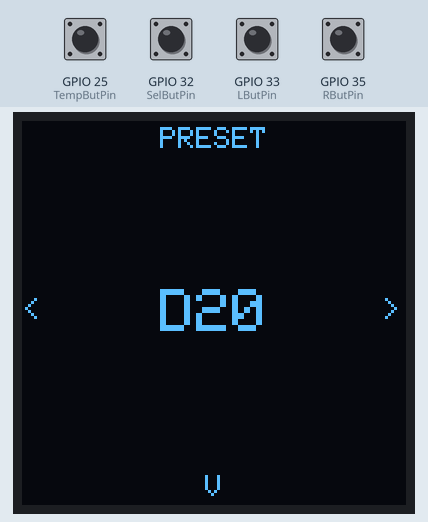
This program was run on a simulated ESP32. Shown: 128×128 one-colour display. The test bench sets the inputs (shaded band); at power-on: GPIO 25 (TempButPin), GPIO 32 (SelButPin), GPIO 33 (LButPin), GPIO 35 (RButPin) LOW. Random numbers use the default seed unless the program sets one; what the program prints to the serial monitor is not drawn.

Above: at 1.2 s.
1.3 s: GPIO 32 (SelButPin) pulled HIGH for 1 s
At 3.4 s:
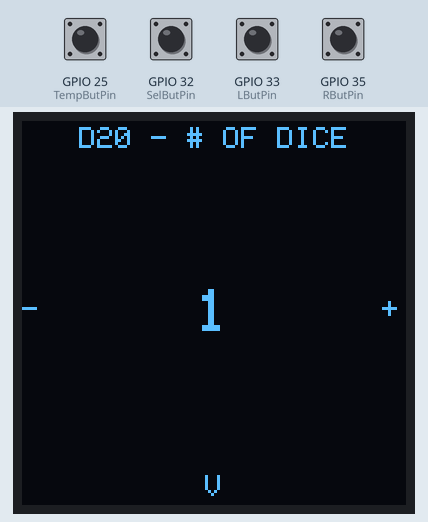
3.8 s: GPIO 35 (RButPin) pulled HIGH for 0.15 s
At 4.1 s:
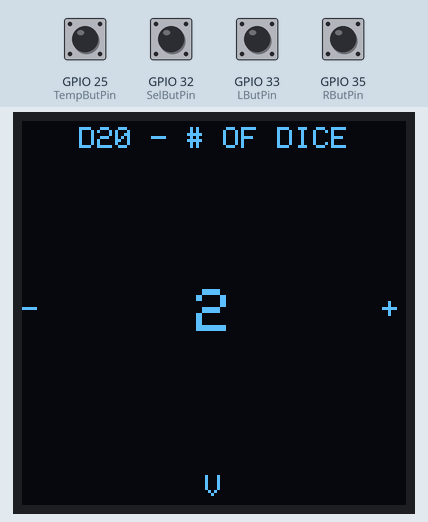
5.4 s: GPIO 32 (SelButPin) pulled HIGH for 0.15 s
At 6.6 s:
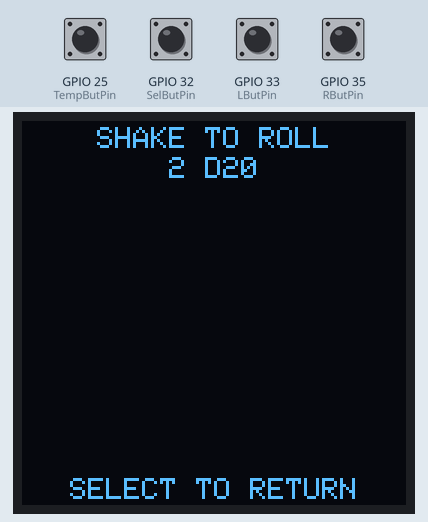
7.0 s: GPIO 25 (TempButPin) pulled HIGH for 0.15 s
At 7.32 s:
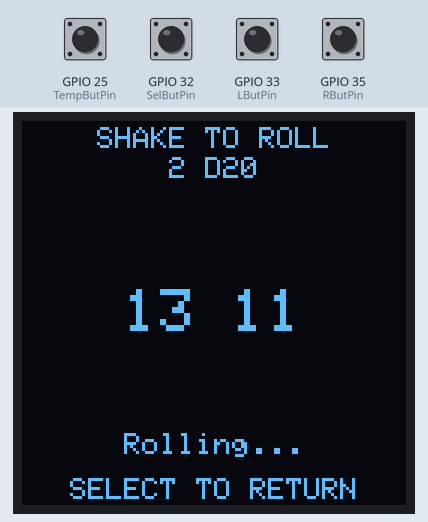
7.7 s: GPIO 32 (SelButPin) driven HIGH and GPIO 35 (RButPin) driven HIGH
At 10.26 s:
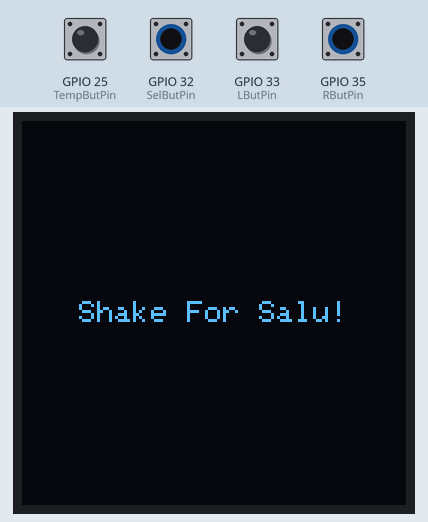
10.7 s: GPIO 33 (LButPin) pulled HIGH for 0.15 s
At 10.83 s:
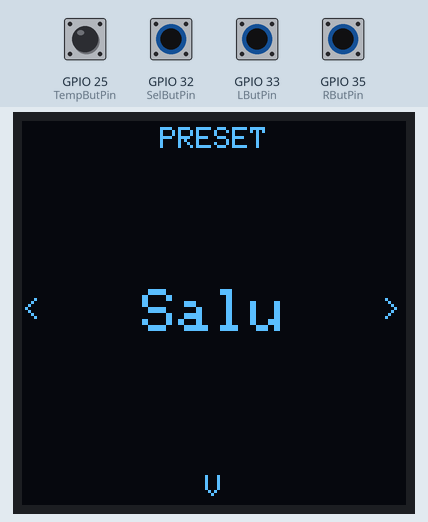
Timing chart, 0 to 12.4 s (numbered marks = the images above; inputs shaded):
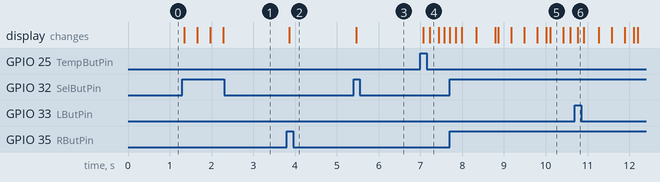

The program:

main.cpp
```cpp
#include <Arduino.h>

#include <Adafruit_GFX.h>
#include <Wire.h>
#include <Adafruit_SH110X.h>

#include "images.h"
#include "display/display.h"

#define LEFT_BTN_PIN D10
#define RIGHT_BTN_PIN D9
#define SELECT_BTN_PIN D11

#define SMALL_CHARS_PER_LINE 18
#define LARGE_CHARS_PER_LINE 8
#define MAX_NUMBER_LINES 4

Adafruit_SH1107 display(SCREEN_WIDTH, SCREEN_HEIGHT, &Wire, -1);

enum Context {
  MAIN_SCREEN,
  DICE_SELECT,
  ROLL_NUMBER,
};

enum Presets {
  D4,
  D6,
  D8,
  D10,
  D12,
  D20,
  D100,
  SALU,
  NumberOfPresets,
};

char *PRESET_NAMES[] = {
  "D4", "D6", "D8", "D10", "D12", "D20", "D100", "Salu"
};

int CURRENT_SALU = -1;

// STATE VARIABLES

int CURRENT_HIGHLIGHTED_PRESET = D20;
int CURRENT_CONTEXT = MAIN_SCREEN;

int CURRENT_DICE_SIDES = 1;
int CURRENT_DICE_AMOUNT = 1;

bool CURRENTLY_ROLLING = false;

int RANDOM_NUMBERS[100];

const int RButPin = 35;
const int LButPin = 33;
const int SelButPin = 32;
const int TempButPin = 25;

const int DEBOUNCE_TIME = 250;

int lastRoll = millis();
int lastL = millis();
int lastR = millis();
int lastS = millis();
int lastT = millis();

void displayCurrentContext();
void handleLeftButtonPress();
void handleRightButtonPress();
void handleSelectPress();
void displayMainScreen();
void displaySaluScreen();
void displayDiceSelect(int preset);
void displayRollScreen();
void displayDigits();
void selectNextPreset();
void selectLastPreset();
void printNumberBuffer();
void displayCurrentRollAnimation();
void handleShaken();

void simpleRoll(int numberOfSides);
void simpleRollAnimation(int numberOfSides);

void createStatString(char* strBuffer);
bool currentNumbersFitLarge();
int numberOfDigits(int number);
float delayBlend(float x);

void setup() {
  // put your setup code here, to run once:
  Serial.begin(115200);

  if(!display.begin(0x3C, true)) { // Address 0x3D for 128x64
    Serial.println(F("SSD1306 allocation failed"));
    for(;;);
  }

  Serial.println("Screen initialized.");

  RANDOM_NUMBERS[0] = -1;

  display.clearDisplay();

  display.setTextColor(SH110X_WHITE);
  displayCurrentContext();
  pinMode(RButPin, INPUT);
  pinMode(LButPin, INPUT);
  pinMode(SelButPin, INPUT);
  pinMode(TempButPin, INPUT);
}

void displayCurrentContext() {
  Serial.print("CURRENT CONTEXT: ");
  Serial.println(CURRENT_CONTEXT);
  switch (CURRENT_CONTEXT) {
    case MAIN_SCREEN:
      displayMainScreen();
      break;
    case DICE_SELECT:
      displayDiceSelect(CURRENT_HIGHLIGHTED_PRESET);
      break;
    case ROLL_NUMBER:
      displayRollScreen();
      break;
    case SALU:
      displaySaluScreen();
      break;
  }
  /*
  Serial.print("Displaying context ");
  Serial.println(CURRENT_CONTEXT);
  */
}

void handleLeftButtonPress() {
  switch (CURRENT_CONTEXT) {
    case MAIN_SCREEN:
      selectLastPreset();
      displayCurrentContext();
      break;
    case DICE_SELECT:
      if (CURRENT_DICE_AMOUNT > 1) {
        CURRENT_DICE_AMOUNT -= 1;
        displayCurrentContext();
      }
      break;
  }
}

void handleRightButtonPress() {
  switch (CURRENT_CONTEXT) {
    case MAIN_SCREEN:
      selectNextPreset();
      displayCurrentContext();
      break;
    case DICE_SELECT:
      if (CURRENT_DICE_AMOUNT < 10) {
        CURRENT_DICE_AMOUNT += 1;
        displayCurrentContext();
      }
  }
}

void handleSelectPress() {
  switch (CURRENT_CONTEXT) {
    case MAIN_SCREEN:
      Serial.println(CURRENT_HIGHLIGHTED_PRESET);
      if (CURRENT_HIGHLIGHTED_PRESET == D6 || CURRENT_HIGHLIGHTED_PRESET == D10 ||
        CURRENT_HIGHLIGHTED_PRESET == D20 || CURRENT_HIGHLIGHTED_PRESET == D100 ||
        CURRENT_HIGHLIGHTED_PRESET == D8 || CURRENT_HIGHLIGHTED_PRESET == D12) {
        CURRENT_CONTEXT = DICE_SELECT;
        CURRENT_DICE_AMOUNT = 1;
        displayCurrentContext();
      } else if (CURRENT_HIGHLIGHTED_PRESET == SALU) {
        CURRENT_CONTEXT = SALU;
        displayCurrentContext();
      }
      break;
    case DICE_SELECT:
      CURRENT_CONTEXT = ROLL_NUMBER;
      displayCurrentContext();
      break;
    case SALU:
      CURRENT_CONTEXT = MAIN_SCREEN;
      CURRENT_SALU = -1;
      displayCurrentContext();
      break;
    case ROLL_NUMBER:
      int ticker = 0;
      while (RANDOM_NUMBERS[ticker] != -1){
        RANDOM_NUMBERS[ticker]=-1;
        ticker +=1;
      }
      CURRENT_CONTEXT = MAIN_SCREEN;
      displayCurrentContext();
      break;
  }

}

void displayMainScreen() {
  display.setTextSize(1);
  display.clearDisplay();
  drawArrows(display);
  drawTitle(display, "PRESET");

  display.setTextSize(2);
  displayPrintCenter(display, PRESET_NAMES[CURRENT_HIGHLIGHTED_PRESET], SCREEN_HEIGHT / 2, true);
  display.display();
}

void displaySaluScreen() {
  display.clearDisplay();
  if (CURRENT_SALU == -1) {
    display.setTextSize(1);
    displayPrintCenter(display, "Shake For Salu!", SCREEN_HEIGHT / 2, true);
  } else {
    if (CURRENT_SALU == 0) {
      display.drawBitmap(0, 0, epd_bitmap_salu_small, 128, 128, 1);
    } else if (CURRENT_SALU == 1) {
      display.drawBitmap(0, 0, epd_bitmap_salu_small_2, 128, 128, 1);
    } else if (CURRENT_SALU == 2) {
      display.drawBitmap(0, 0, epd_bitmap_salu3, 128, 128, 1);
    } else if (CURRENT_SALU == 3) {
      display.drawBitmap(0, 0, edp_bitmap_salu4, 128, 128, 1);
    } else if (CURRENT_SALU == 4) {
      display.drawBitmap(0, 0, epd_bitmap_salu5, 128, 128, 1);
    } else if (CURRENT_SALU == 5) {
      display.drawBitmap(0, 0, epd_bitmap_salu6, 128, 128, 1);
    } else if (CURRENT_SALU == 6) {
      display.drawBitmap(0, 0, epd_bitmap_salu7, 128, 128, 1);
    } else if (CURRENT_SALU == 7) {
      display.drawBitmap(0, 0, epd_bitmap_salubook, 128, 128, 1);
    }
  }
  display.display();
}

void displayDiceSelect(int preset) {
  display.setTextSize(1);
  display.clearDisplay();
  drawPlusMinus(display);

  char title[32];
  (String(PRESET_NAMES[CURRENT_HIGHLIGHTED_PRESET]) + " - # OF DICE").toCharArray(title, SCREEN_HEIGHT / 2);
  drawTitle(display, title);

  display.setTextSize(2);

  char digitText[3];
  sprintf(digitText, "%d", CURRENT_DICE_AMOUNT);

  displayPrintCenter(display, digitText, SCREEN_HEIGHT / 2, true);
  display.display();
}

void displayRollScreen() {
  display.setTextSize(1);
  display.clearDisplay();
  //drawUISignifiers('<', '>', ' ');

  drawTitle(display, "SHAKE TO ROLL");

  displayDigits();

  char rollText[32];
  sprintf(rollText, "%d %s", CURRENT_DICE_AMOUNT, PRESET_NAMES[CURRENT_HIGHLIGHTED_PRESET]);

  if (RANDOM_NUMBERS[0] != -1 && RANDOM_NUMBERS[1] != -1 && !CURRENTLY_ROLLING) {
    char statLine[100] = "";

    display.setTextSize(2);
    createStatString(statLine);
    displayPrintCenter(display, statLine, SCREEN_HEIGHT - 20, true);
  }
  if (CURRENTLY_ROLLING) {
    display.setTextSize(1);
    displayPrintCenter(display, "Rolling...", SCREEN_HEIGHT - 20, true);
  }

  display.setTextSize(1);
  displayPrintCenter(display, rollText, 16, true);
  displayPrintCenter(display, "SELECT TO RETURN", SCREEN_HEIGHT - 5, true);

  display.display();
}

void createStatString(char* strBuffer) {
	int min = 10000;
  int max = 0;
  int sum = 0;

  int index = 0;
  while (RANDOM_NUMBERS[index] != -1) {
    sum += RANDOM_NUMBERS[index];
    if (RANDOM_NUMBERS[index] < min) {
      min = RANDOM_NUMBERS[index];
    } else if (RANDOM_NUMBERS[index] > max) {
      max = RANDOM_NUMBERS[index];
    }
    index++;
  }

  sprintf(strBuffer, "Sum: %d", sum, min, max);
}

bool currentNumbersFitLarge() {
  int totalLengthOfDigits = 0;
  int index = 0;
  int maxCharLen = 0;

  while (RANDOM_NUMBERS[index] != -1) {
    totalLengthOfDigits += numberOfDigits(RANDOM_NUMBERS[index]) + 1;
    index++;
  }

  return totalLengthOfDigits <= LARGE_CHARS_PER_LINE*3;
}

void displayDigits() {
  // TODO: Refactor if time, this function is gross

  // Determines what size it needs to display
  int totalLengthOfDigits = 0;
  int numbersToDisplay = 0;
  int index = 0;

  int maxCharLen = 0;
  bool smallDisplay = currentNumbersFitLarge();

  // If total length of digits can fit on 8 chars over 2 lines, text size 2
  // Otherwise, text size 1
  if (smallDisplay) {
    maxCharLen = LARGE_CHARS_PER_LINE;
    display.setTextSize(2);
  } else {
    maxCharLen = SMALL_CHARS_PER_LINE;
    display.setTextSize(1);
  }

  char printLines[4][100] = {"", "", "", ""};
  char curDigit[maxCharLen+3] = "";

  int curLineLength = 0;
  int filledNumbers = 0;
  int curLine = 0;
  int numberIndex = 0;
  while (curLine < MAX_NUMBER_LINES && RANDOM_NUMBERS[numberIndex] != -1) {
    // Determine if the current number can fit in the current line
    int currentNumber = RANDOM_NUMBERS[numberIndex];
    int lengthOfCurrentNumber = numberOfDigits(currentNumber);

    if (curLineLength != 0) {
      lengthOfCurrentNumber++; // account for space
    }

    if (lengthOfCurrentNumber + curLineLength <= maxCharLen) {
      // add
      if (curLineLength != 0) {
        sprintf(curDigit, " %d", currentNumber);
      } else {
        sprintf(curDigit, "%d", currentNumber);
      }

      strcat(printLines[curLine], curDigit);
      curLineLength += lengthOfCurrentNumber;
      numberIndex++;
    } else {
      curLine++;
      curLineLength = 0;
      sprintf(curDigit, "");
    }
  }

  // Calculate height of line and number of lines
  short int x, y;
  unsigned short int textW, textH;
  int totalLines = 0;
  display.getTextBounds(printLines[0], 0, 0, &x, &y, &textW, &textH);

  for (int i = 0; i < 4; i++) {
    if (strlen(printLines[i]) > 0) {
      totalLines++;
    }
  }

  // Print each line
  int totalHeight = totalLines*textH;
  for (int i = 0; i < totalLines; i++) {
    int printY = (SCREEN_HEIGHT / 2) - (totalHeight / 2) + (textH * i);
    displayPrintCenter(display, printLines[i], printY, false);
  }
}

int numberOfDigits(int number) {
  int digits = 1;
  while (number / 10 != 0) {
    digits++;
    number = number / 10;
  }

  return digits;
}

void selectNextPreset() {
  int nextPreset = CURRENT_HIGHLIGHTED_PRESET + 1;

  if (nextPreset >= NumberOfPresets) {
    nextPreset = 0;
  }

  CURRENT_HIGHLIGHTED_PRESET = nextPreset;
}

void selectLastPreset() {
  int prevPreset = CURRENT_HIGHLIGHTED_PRESET - 1;

  if (prevPreset <= -1) {
    prevPreset = NumberOfPresets - 1;
  }

  CURRENT_HIGHLIGHTED_PRESET = prevPreset;
}


void loop() {
  if(digitalRead(LButPin) == HIGH && millis()-lastL>DEBOUNCE_TIME){
    handleLeftButtonPress();
    lastL = millis();
  }

  if(digitalRead(RButPin) == HIGH && millis()-lastR>DEBOUNCE_TIME){
    handleRightButtonPress();
    lastR = millis();
  }

  if(digitalRead(SelButPin) == HIGH && millis()-lastS>DEBOUNCE_TIME){
    handleSelectPress();
    lastS = millis();
  }

  if(digitalRead(TempButPin) == HIGH && millis()-lastT>DEBOUNCE_TIME){
    handleShaken();
    lastT = millis();
  }

  delay(15);
}

void simpleRoll(int numberOfSides) {
  // 1. take the number of sides and number of dice state variables.
  // 2. Roll the numbers according to that and fill out the array
  int rollTicker = CURRENT_DICE_AMOUNT;
  while (rollTicker > 0) {
    RANDOM_NUMBERS[rollTicker-1] = random(1, numberOfSides+1);

    rollTicker -= 1 ;
  }
  RANDOM_NUMBERS[CURRENT_DICE_AMOUNT] = -1;
}

void printNumberBuffer() {
  int index = 0;

  while (RANDOM_NUMBERS[index] != -1) {
    Serial.print(" ");
    Serial.print(RANDOM_NUMBERS[index]);

    index++;
  }

  Serial.println();
}

void simpleRollAnimation(int numberOfSides) {
  // 1. call the simple roll in a loop and show the numbers on the screen with a delay equaling to the parametric blend
  // 2. put that in a switch case which checks for if the roll needs to be simple or not.
  // 3. do complex roll....
  float numberOfRefreshes = 10.0;

  float delayTicker = 1.0;

  CURRENTLY_ROLLING = true;

  while (delayTicker < numberOfRefreshes){
    simpleRoll(numberOfSides);
    // print the current display buffer
    // printNumberBuffer();

    float currentDelay = (100.0 * delayBlend(delayTicker / numberOfRefreshes));

    displayCurrentContext();

    delay(currentDelay);
    delayTicker += 1;
  }

  delay(200.0);
  simpleRoll(numberOfSides);
  displayCurrentContext();

  CURRENTLY_ROLLING = false;

  delay(400.0);
  simpleRoll(numberOfSides);
  displayCurrentContext();
}

void displayCurrentRollAnimation() {
  switch(CURRENT_HIGHLIGHTED_PRESET){
    case D4:
      simpleRollAnimation(4);
      break;
    case D6:
      simpleRollAnimation(6);
      break;
    case D8:
      simpleRollAnimation(8);
      break;
    case D10:
      simpleRollAnimation(10);
      break;
    case D12:
      simpleRollAnimation(12);
      break;
    case D20:
      simpleRollAnimation(20);
      break;
    case D100:
      simpleRollAnimation(100);
      break;
  }

}

float delayBlend(float x)
{
  return -x * (x - 2);
  //return 0.5*x*(2-x)+0.5;
}

void handleShaken() {
  if (CURRENT_CONTEXT == ROLL_NUMBER && millis() - lastRoll > 1500){
    displayCurrentRollAnimation();
    lastRoll = millis();
  } else if (CURRENT_CONTEXT == SALU) {
    CURRENT_SALU = random(0, 7);
    displayCurrentContext();
  }
}
```

display.cpp
```cpp
#include <Arduino.h>
#include "display.h"

void displayPrintCenter(Adafruit_GFX &display, String text, int yValue, bool autoCenter) {
  short int textX;
  short int textY;
  unsigned short int textWidth;
  unsigned short int textHeight;

  display.getTextBounds(text, 0, 0, &textX, &textY, &textWidth, &textHeight);

  float leftPadding = (SCREEN_WIDTH - textWidth) / 2.0;
  float upperPadding = textHeight / 2.0;

  if (autoCenter) {
    display.setCursor(leftPadding, yValue - upperPadding);
  } else {
    display.setCursor(leftPadding, yValue);
  }
  display.print(text);
}

void drawTitle(Adafruit_GFX &display, char *text) {
  display.setTextSize(1);
  display.setTextColor(1);

  displayPrintCenter(display, text, 6, true);
}

void drawUISignifiers(Adafruit_GFX &display, char leftChar, char rightChar, char okChar) {
  display.setTextSize(1);
  display.setCursor(0, (SCREEN_HEIGHT / 2) - 5);
  display.print(leftChar);

  display.setCursor(120, (SCREEN_HEIGHT / 2) - 5);
  display.print(rightChar);

  char okStr[2];
  sprintf(okStr, "%c", okChar);
  displayPrintCenter(display, okStr, SCREEN_HEIGHT - 6, true);
}

void drawArrows(Adafruit_GFX &display) {
  drawUISignifiers(display, '<', '>', 'V');
}

void drawPlusMinus(Adafruit_GFX &display) {
  drawUISignifiers(display, '-', '+', 'V');
}
```

display.h
```cpp
#include <Adafruit_GFX.h>

#define SCREEN_WIDTH 128
#define SCREEN_HEIGHT 128

void drawUISignifiers(Adafruit_GFX &display, char leftChar, char rightChar, char okChar);
void displayPrintCenter(Adafruit_GFX &display, String text, int yValue, bool autoCenter);
void drawArrows(Adafruit_GFX &display);
void drawPlusMinus(Adafruit_GFX &display);
void drawTitle(Adafruit_GFX &display, char *text);
```

Source omitted: images.h (data table, 100796 bytes)

Measured:
- after the input at 1.3 s, the display: changes after 0.05 s (image 1)
- after the input at 3.8 s, the display: changes after 0.06 s (image 2)
- after the input at 5.4 s, the display: changes after 0.06 s (image 3)
- after the input at 7.0 s, the display: first changes after 0.06 s (image 4 shows a later state)
